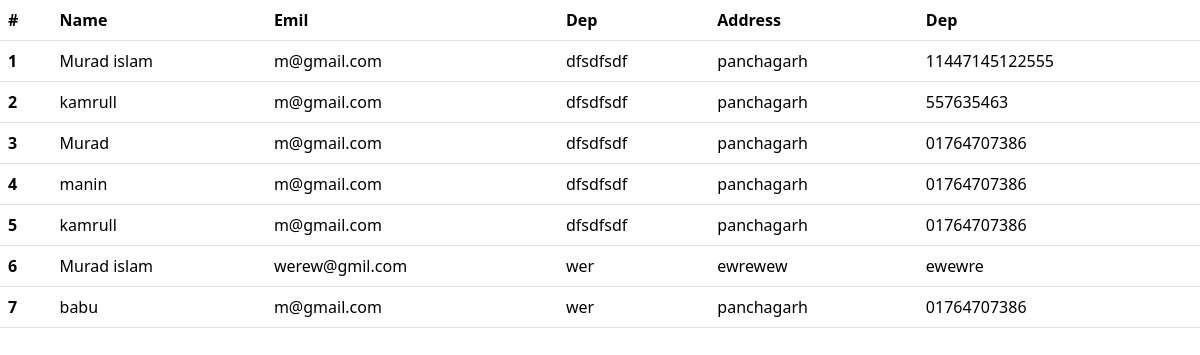
Page /teacher/ on the committed database.
### myapp/models.py (models this page shows, shortened)
class Teacher(models.Model):
    name = models.CharField(max_length=20)
    emil = models.EmailField()
    dep = models.CharField(max_length=200)
    address = models.CharField(max_length=200)
    number = models.CharField(max_length=20)

### myapp/views.py (the view)
# urls.py: path('teacher/', teacher, name="teacher"),
def teacher(request):
    teacher_data=Teacher.objects.all()
    return render(request,"teacher.html",{"data":teacher_data})

### templates/teacher.html (shortened to what this page needs)
<!doctype html>
<html lang="en">
  <head>
    <link href="https://cdn.jsdelivr.net/npm/bootstrap@5.3.3/dist/css/bootstrap.min.css" rel="stylesheet">
  </head>
  <body>
    <div>
    <table class="table">
  <thead>
    <tr>
      <th scope="col">#</th>
      <th scope="col">Name</th>
      <th scope="col">Emil</th>
      <th scope="col">Dep </th>
      <th scope="col">Address </th>
      <th scope="Number">Dep </th>
    </tr>
  </thead>
  <tbody>
  {% for i in data %}
    <tr>
      <th scope="row">{{i.id}}</th>
      <td>{{i.name}}</td>
      <td>{{i.emil}}</td>
      <td>{{i.dep}}</td>
      <td>{{i.address}}</td>
      <td>{{i.number}}</td>
    </tr>
    {% endfor %}
  </tbody>
</table>
    </div>
  </body>
</html>

### rows in the picture
Teacher: id "1", name "Murad islam", emil "m@gmail.com", dep "dfsdfsdf", address "panchagarh", number "11447145122555"
Teacher: id "2", name "kamrull", emil "m@gmail.com", dep "dfsdfsdf", address "panchagarh", number "557635463"
Teacher: id "3", name "Murad", emil "m@gmail.com", dep "dfsdfsdf", address "panchagarh", number "01764707386"
Teacher: id "4", name "manin", emil "m@gmail.com", dep "dfsdfsdf", address "panchagarh", number "01764707386"
Teacher: id "5", name "kamrull", emil "m@gmail.com", dep "dfsdfsdf", address "panchagarh", number "01764707386"
Teacher: id "6", name "Murad islam", emil "werew@gmil.com", dep "wer", address "ewrewew", number "ewewre"
Teacher: id "7", name "babu", emil "m@gmail.com", dep "wer", address "panchagarh", number "01764707386"
